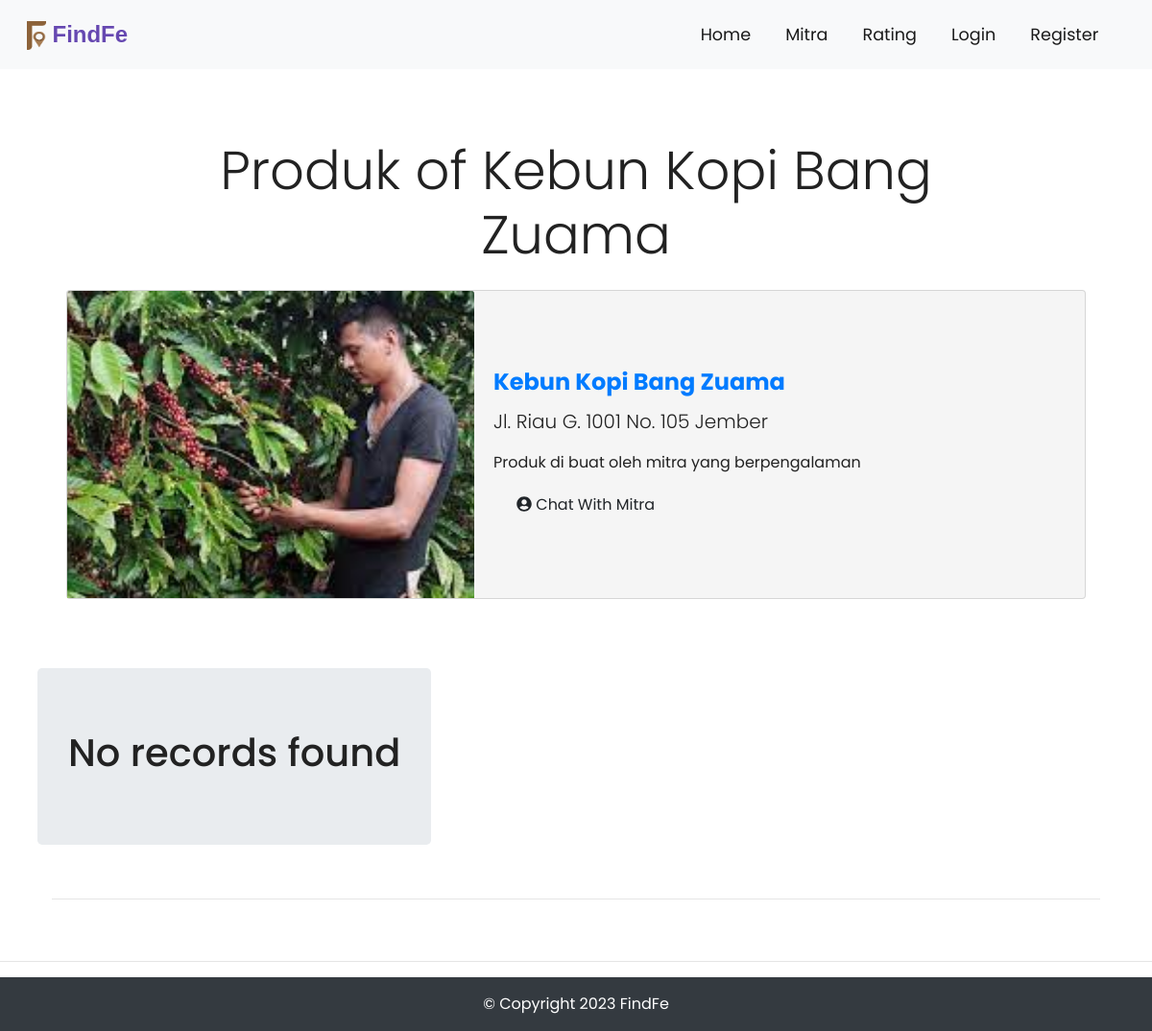
Page /kopi/list/11 on the earlier database version.
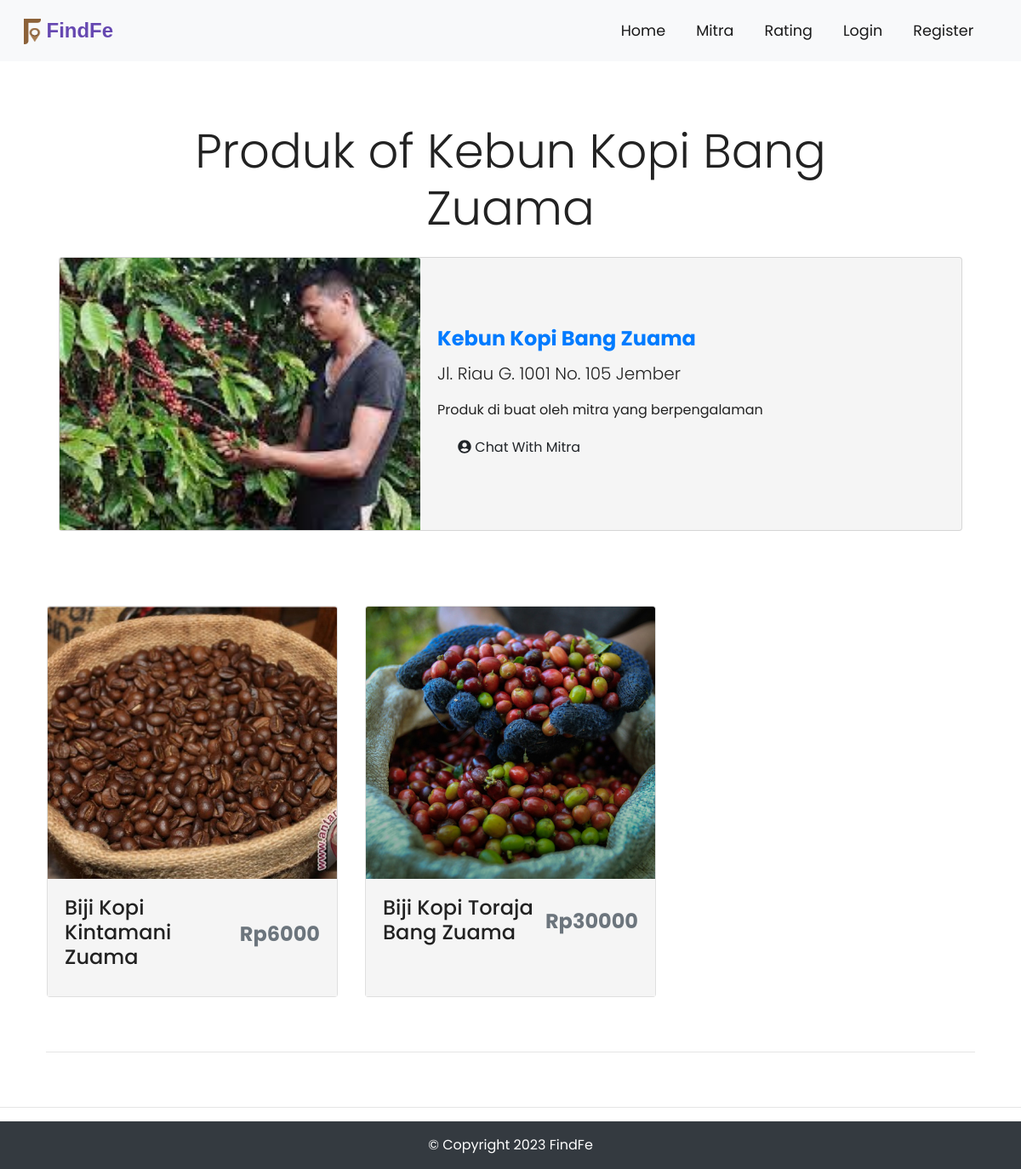
Same page on the later database version.
### tables this page shows
CREATE TABLE `toko` (
  `r_id` int(11) NOT NULL,
  `c_id` int(11) NOT NULL,
  `name` varchar(255) NOT NULL,
  `email` varchar(255) NOT NULL,
  `phone` varchar(255) NOT NULL,
  `url` varchar(255) NOT NULL,
  `o_hr` varchar(255) NOT NULL,
  `c_hr` varchar(255) NOT NULL,
  `o_days` varchar(255) NOT NULL,
  `address` text NOT NULL,
  `img` text NOT NULL
);

CREATE TABLE `kopiesh` (
  `d_id` int(11) NOT NULL,
  `r_id` int(11) NOT NULL,
  `name` varchar(255) NOT NULL,
  `about` varchar(255) NOT NULL,
  `price` float NOT NULL,
  `img` text NOT NULL,
  `stock` int(11) NOT NULL,
  `date` datetime NOT NULL DEFAULT current_timestamp()
);

### application/controllers/Kopi.php (called while the page is built, shortened)
<?php
class kopi extends CI_Controller
{
    function __construct()
    {
        $this->load->library('cart');
    }
    public function list($id)
    {
        $this->load->model('Menu_model');
        $kopiesh = $this->Menu_model->getkopiesh($id);
        $this->load->model('Store_model');
        $res = $this->Store_model->getStore($id);
        $this->load->model('mitra_model');
        $Sertifikat = $this->mitra_model->getSertifikat($id);
        $data['kopiesh'] = $kopiesh;
        $data['res'] = $res;
        $data['Sertifikat'] = $Sertifikat;
        $this->load->view('front/partials/header');
        $this->load->view('front/kopi', $data);
        $this->load->view('front/partials/footer');
    }
}

### index.php (called while the page is built, shortened)
<?php
require_once BASEPATH.'core/CodeIgniter.php';

### application/models/Store_model.php (called while the page is built, shortened)
<?php
class Store_model extends CI_Model
{
    public function getStore($id)
    {
        $this->db->where('r_id', $id);
        $store = $this->db->get('toko')->row_array();
        return $store;
    }
}

### application/models/Menu_model.php (called while the page is built, shortened)
<?php
class Menu_model extends CI_Model
{
    public function getkopiesh($id)
    {
        $this->db->where('r_id', $id);
        $kopi = $this->db->get('kopiesh')->result_array();
        return $kopi;
    }
}

### application/views/front/kopi.php (the view, shortened to what this page needs)
<div class="container p-4">
    <div class="row welcome text-center welcome">
        <div class="col-12">
            <h1 class="display-4">Produk of <?php echo $res['name']; ?></h1>
        </div>
    </div>
    <div class="container res-card">
        <div class="card">
            <?php $img = $res['img']; ?>
            <img src="<?php echo base_url() . 'public/uploads/toko/' . $img; ?>" class="card-img-top" />
            <div class="card-body">
                <h4 class="card-title font-weight-bold text-primary"><?php echo $res['name']; ?></h4>
                <p class="card-text lead"><?php echo $res['address']; ?></p>
                <p class="card-text">
                    Produk di buat oleh mitra yang berpengalaman
                </p>
                <a class="dropdown-item" href="<?php echo base_url() . 'chat'; ?>"><i class="fas fa-user-circle"></i> Chat With Mitra</a>
            </div>
        </div>
        <br>
    </div>
</div>
<div class="container p-4 kopi-card">
    <div class="row">
        <?php if (!empty($kopiesh)) { ?>
            <?php foreach ($kopiesh as $kopi) { ?>
                <div class="col-md-6 col-lg-4 d-flex align-items-stretch">
                    <div class="card mb-4 shadow-sm">
                        <?php $image = $kopi['img']; ?>
                        <img class="card-img-top" src="<?php echo base_url() . 'public/uploads/kopiesh/' . $image; ?>">
                        <div class="card-body">
                            <div class="d-flex justify-content-between align-items-center">
                                <h4 class="card-title"><?php echo $kopi['name']; ?></h4>
                                <h4 class="text-muted"><b>Rp<?php echo $kopi['price']; ?></b></h4>
                            </div>
                        </div>
                    </div>
                </div>
            <?php } ?>
        <?php } else { ?>
            <div class="jumbotron">
                <h1>No records found</h1>
            </div>
        <?php } ?>
    </div>
    <hr class="my-4">
</div>

### application/views/front/partials/header.php (shortened to what this page needs)
<!DOCTYPE html>
<html lang="en">
<head>
    <link rel="stylesheet" href="<?php echo base_url() . 'assets/css/bootstrap.min.css'; ?>">
    <link rel="stylesheet" href="<?php echo base_url('/assets/css/style.css'); ?>">
</head>
<body>
    <nav class="navbar navbar-expand-md navbar-light bg-light sticky-top">
        <div class="container-fluid">
            <a class="navbar-brand" href="<?php echo base_url() . 'home'; ?>"><img src="public\uploads\Asset1.png" alt="Logo" style="width:20px;height:30px;"> FindFe</a>
            <div class="collapse navbar-collapse" id="navbarRes">
                <ul class="navbar-nav ml-auto">
                    <li class="nav-item active">
                        <a class="nav-link" href="<?php echo base_url() . 'home'; ?>">Home</a>
                    </li>
                    <li class="nav-item">
                        <a class="nav-link active" href="<?php echo base_url() . 'toko'; ?>">Mitra</a>
                    </li>
                    <li class="nav-item">
                        <a class="nav-link active" href="<?php echo base_url() . 'rating'; ?>">Rating</a>
                    </li>
                    <?php $user = $this->session->userdata('user');
                    if (empty($user)) {
                    ?>
                        <li class="nav-item active">
                            <a class="nav-link" href="<?php echo base_url() . 'login'; ?>">Login</a>
                        </li>
                        <li class="nav-item active">
                            <a class="nav-link" href="<?php echo base_url() . 'singup' ?>">Register</a>
                        </li>
                    <?php } ?>
                </ul>
            </div>
        </div>
    </nav>

### application/views/front/partials/footer.php
<hr>
<footer class="section p-3 bg-dark text-white">
    <div class="text-center">&copy; Copyright <?php echo date("Y"); ?> FindFe</div>
</footer>
</body>
</html>

### assets/css/style.css (style rules this page uses)
html, body { height: 100%; width: 100%; font-family: "Poppins", sans-serif; color: #222; }
.navbar { padding: 0.8rem; }
.navbar-brand { font-family: Verdana, Geneva, Tahoma, sans-serif; font-weight: bold; font-size: 1.5rem; color: #6648b1 !important; }
.navbar li { padding-right: 20px; }
.nav-link { font-size: 1.1em !important; }
.welcome { width: 75%; margin: 0 auto; padding-top: 2rem; }
.kopi-card .card-img-top { width: 100%; height: 40vh; object-fit: cover; }
.kopi-card .card-body { background-color: #f5f5f5; }
.res-card .card { flex-direction: row; align-items: center; }
.res-card .card-title { font-weight: bold; }
.res-card .card img { width: 80%; height: 40vh; object-fit: cover; }
.res-card .card { background-color: #f5f5f5; }
@media only screen and (max-width: 1200px) { .res-card .card img { width: 40%; } }
[class*="col-"] { padding: 1rem; }

Differences in the rows shown:
now on this page (row edited): kopiesh: img (picture), name "Biji Kopi Kintamani Zuama", price "6000"
added kopiesh: img (picture), name "Biji Kopi Toraja Bang Zuama", price "30000"
Other differences:
text no longer shown: "No records found"
